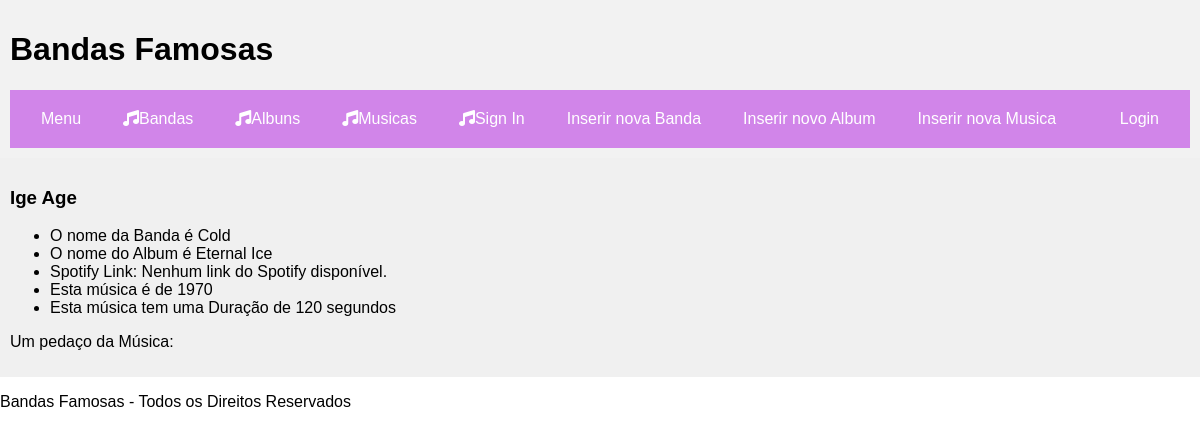
The app's page /bandas/musica/2/ with its own data.
### bandas/models.py (models this page shows, shortened)
class Musica(models.Model):
    album = models.ForeignKey(Album, on_delete=models.CASCADE)
    nome = models.CharField(max_length=100)
    ano = models.IntegerField(default=1)
    duracao = models.IntegerField(default=1)
    spotify_link = models.URLField(max_length=200, null=True, blank=True)
    letra = models.TextField(default='', null=True, blank=True)
    biografia = models.TextField(default='', null=True, blank=True)

class Album(models.Model):
    banda = models.ForeignKey(Banda, on_delete=models.CASCADE)
    nome = models.CharField(max_length=100)
    capa = models.ImageField(upload_to='album_covers/', null=True, blank=True)

class Banda(models.Model):
    nome = models.CharField(max_length=100)
    foto = models.ImageField(upload_to='band_photos/', null=True, blank=True)
    ano = models.IntegerField(default=1)
    nacionalidade = models.CharField(max_length=100, default = 'trocar')
    informacoes_variadas = models.TextField(blank=True)

### bandas/views.py (the view)
# urls.py: path('musica/<int:musica_id>/', views.musica_view, name="musica"),
def musica_view(request, musica_id):
    context = {
      'musica': Musica.objects.get(id=musica_id),
    }
    return render(request, 'bandas/musica.html', context)

### bandas/templates/bandas/musica.html (shortened to what this page needs)
{% extends 'bandas/layout.html' %}
{% block content %}
    <h3>{{ musica.nome }}</h3>
    <ul>
        <li>O nome da Banda é {{ musica.album.banda.nome }}</li>
        <li>O nome do Album é {{ musica.album.nome }}</li>
        <li>Spotify Link:
            {% if musica.spotify_link %}
                <a href="{{ musica.spotify_link }}">Link para o Spotify</a>
            {% else %}
                Nenhum link do Spotify disponível.
            {% endif %}
        </li>
        <li>Esta música é de {{ musica.ano }} </li>
        <li>Esta música tem uma Duração de {{ musica.duracao }} segundos</li>
    </ul>
    <p>Um pedaço da Música: {{ musica.letra }}</p>
{% endblock %}

### bandas/static/bandas/bandas.css (style rules this page uses)
body { margin: 0; padding: 0; font-family: Arial, sans-serif; }

### records on screen
Musica: nome "Ige Age", album.banda.nome "Cold", album.nome "Eternal Ice", ano "1970", duracao "120"
